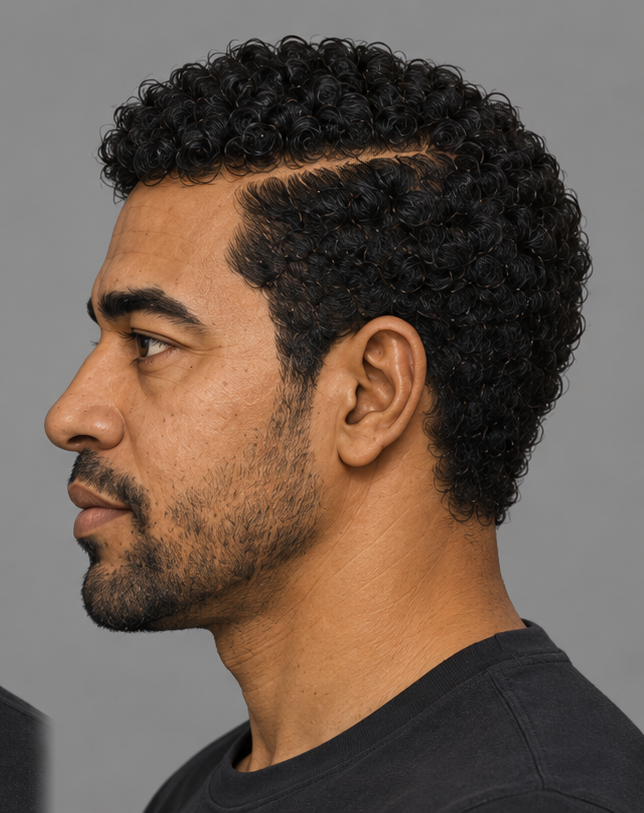
#> input picture references/derived/photoreal_facebuilder_v1/character_an_profile_v1.png, 644 x 813 px, given in place of v192_fretting_oblique_control.png, which was not available
$ python finalize_v196.py --stage-root ../references/derived/photoreal_facebuilder_v1
#> lines starting #> are read from the running program, lines starting #| are printed output that depends on the picture
### pipeline/make_contact_sheet.py
from __future__ import annotations

from pathlib import Path

from PIL import Image, ImageDraw, ImageFont


BACKGROUND = (17, 24, 32)
FOREGROUND = (225, 231, 237)
FONT_PATH = "/usr/share/fonts/truetype/dejavu/DejaVuSans.ttf"


def make_sheet(
    items: list[tuple[str, Path]],
    columns: int,
    output: Path,
    title: str,
) -> Path:
#> called with columns = 2
    if columns < 1 or not items:
        raise ValueError("A contact sheet requires items and at least one column")
    opened = [(label, Image.open(path).convert("RGB")) for label, path in items]
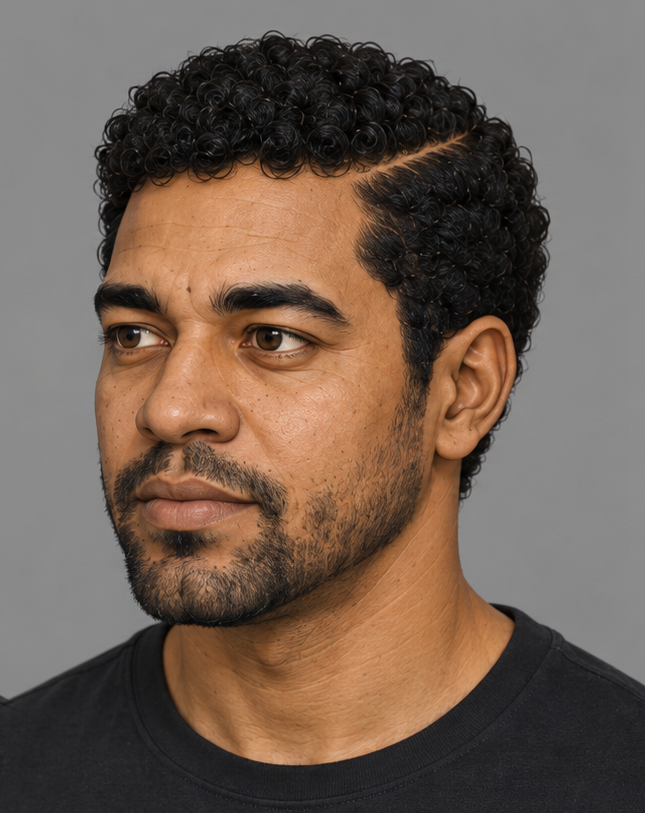
#> input picture references/derived/photoreal_facebuilder_v1/character_an_three_quarter_v1.png, 645 x 813 px, given in place of fretting_oblique.png, which was not available
#> opened = 2 items
    cell_width = max(image.width for _, image in opened)
#> cell_width = 645
    cell_height = max(image.height for _, image in opened)
#> cell_height = 813
    font = ImageFont.truetype(FONT_PATH, 20)
    title_font = ImageFont.truetype(FONT_PATH, 26)
    pad = 12
    title_height = 52
    label_height = 34
    rows = (len(opened) + columns - 1) // columns
#> rows = 1
    sheet = Image.new(
        "RGB",
        (
            columns * cell_width + (columns + 1) * pad,
            title_height + rows * (cell_height + label_height) + (rows + 1) * pad,
        ),
        BACKGROUND,
    )
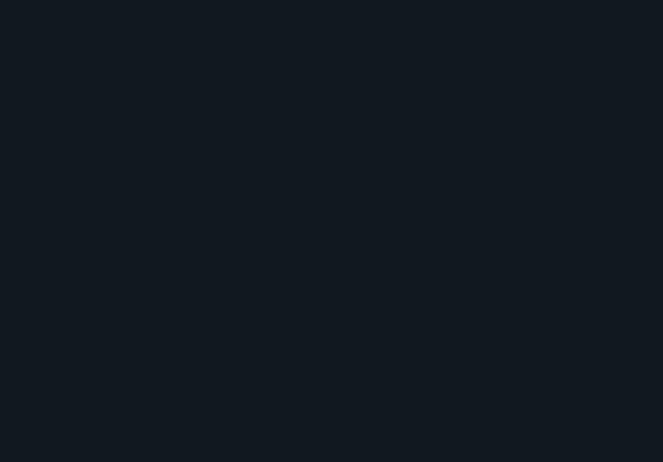
#> sheet: PIL image 1326x923 RGB (shown at 1/2 size); mean R, G, B 17, 24, 32
    draw = ImageDraw.Draw(sheet)
    draw.text((pad, 12), title, font=title_font, fill=FOREGROUND)
    for index, (label, source) in enumerate(opened):
        column = index % columns
        row = index // columns
        x = pad + column * (cell_width + pad)
        y = title_height + pad + row * (cell_height + label_height + pad)
        image_x = x + (cell_width - source.width) // 2
        image_y = y + (cell_height - source.height) // 2
        sheet.paste(source, (image_x, image_y))
        draw.text((x + 6, y + cell_height + 6), label.replace("_", " "), font=font, fill=FOREGROUND)
#> this loop made 2 passes
#> (label, column, row, x, y, image_x, image_y) on passes 1 to 2: ('V192 baseline', 0, 0, 12, 64, 12, 64), ('V196 anatomical', 1, 0, 669, 64, 669, 64)
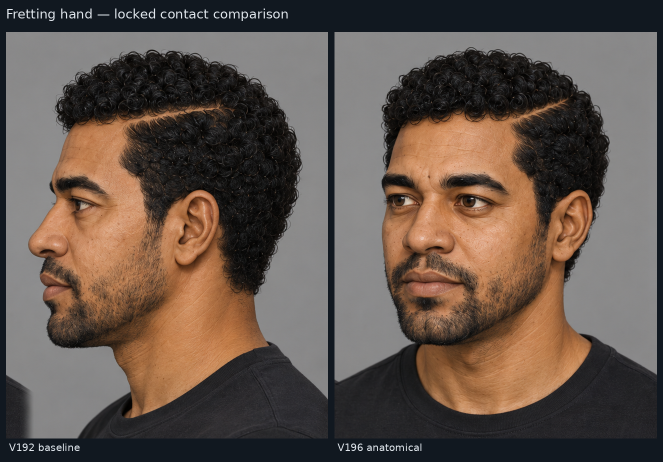
#> sheet: PIL image 1326x923 RGB (shown at 1/2 size); mean R, G, B 98.4, 84.5, 75.9
    output.parent.mkdir(parents=True, exist_ok=True)
    sheet.save(output, optimize=True)
    return output

### pipeline/finalize_v196.py
from __future__ import annotations

import argparse
import json
from pathlib import Path

from pipeline.common import sha256, write_json
from pipeline.make_contact_sheet import make_sheet


def main() -> None:
    parser = argparse.ArgumentParser()
    parser.add_argument("--stage-root", type=Path, required=True)
    args = parser.parse_args()
    root = args.stage_root.resolve()
    production = root / "production_v196_hands"
    contacts = production / "renders" / "contacts"
    baseline = production / "renders" / "baseline"
    delivery = production / "delivery"
    delivery.mkdir(parents=True, exist_ok=True)
    fretting = make_sheet(
        [("V192 baseline", baseline / "v192_fretting_oblique_control.png"), ("V196 anatomical", contacts / "fretting_oblique.png")],
        2,
        delivery / "v196_fretting_hand_contact.png",
        "Fretting hand — locked contact comparison",
    )
    picking_labels = [label for label in ("picking_oblique", "picking_player_edge", "picking_canonical", "picking_macro") if (contacts / f"{label}.png").is_file()]
    picking = make_sheet(
        [(label, contacts / f"{label}.png") for label in picking_labels],
        2,
        delivery / "v196_picking_hand_contact.png",
        "Picking hand — locked pinch views",
    )
    comparison = make_sheet(
        [("V192 accepted pinch", baseline / "v192_picking_canonical.png"), ("V196 anatomical pinch", contacts / f"{picking_labels[0]}.png")],
        2,
        delivery / "v195_to_v196_hand_comparison.png",
        "Hand surface finish comparison",
    )
    audit_path = production / "audit" / "v196_hand_contact_audit.json"
    audit = json.loads(audit_path.read_text(encoding="utf-8"))
    audit["delivery"] = {
        "fretting": {"path": str(fretting.relative_to(root)), "sha256": sha256(fretting)},
        "picking": {"path": str(picking.relative_to(root)), "sha256": sha256(picking)},
        "comparison": {"path": str(comparison.relative_to(root)), "sha256": sha256(comparison)},
    }
    audit["validation"] = {"reopen": "PASS", "structure": "PASS", "contact": "PASS"}
    write_json(audit_path, audit)
    status_path = production / "HEADLESS_BUILD_STATUS_V196.md"
    status = status_path.read_text(encoding="utf-8").replace("- Structural and reopen validation: pending", "- Structural and reopen validation: PASS")
    status_path.write_text(status, encoding="utf-8")


if __name__ == "__main__":
#> (the run stopped early here; a loop or call above may not have finished)
